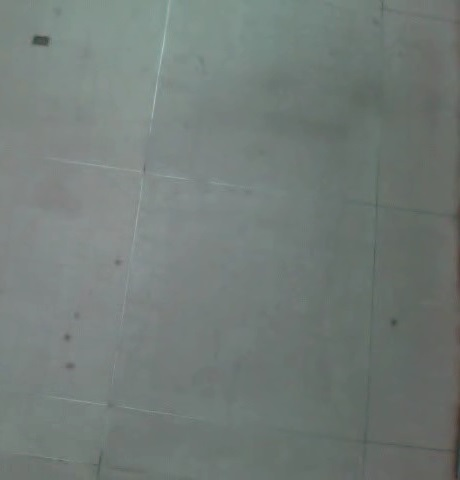
#> input picture deneme_bos.jpeg, 460 x 480 px, found by its file name
$ python GirenCikanSayma.py
#> lines starting #> are read from the running program, lines starting #| are printed output that depends on the picture; after the words box and inside, x2 and y2 are one past the last pixel; in counts of white or black regions, pixels touching at a corner belong together
#      JGPGGGGGGGGGGGGGGGGGGGGGGGGGGGGGGGGGGGGGGGPPY
#      YBB?77!!!!!!!!!!!!!!!!!!777!!!!!!!!!!!!77?BB5
#      YBG. :!!!!!!!!!!!!!!!!!!  ^!!!!!!!!!!!!^ :GB5
#      YBG: ?#BBBBBBBBBBBBBBBBG. J#BBBBBBBBBB#J :GB5
#      YBG: ?BBBBBBBBBBBBBBBBBG. JBBBBBBBBBBBBJ :GB5
#      YBG: ?BBBBBBGPPPPPPPPBBG. JBBBBBBBBBBBBJ :GB5
#      YBG: ?BBBBBBY       .GBG. JBBBBBBBBBBBBJ :GB5
#      YBG: ?BBBBBBJ       .GBG. J#BBBBBBBBBB#J :GB5
#      YBG: ?BBBBBBJ       .GBG. !JJJJJJJJJJJJ! :GB5
#      YBG: ?BBBBBB5^^^^^^^~GBG!^^^^^^^^^^^^^^: :GB5
#      YBG: 7BGGGGGGBBBBBBBBBBBBBBBBBBBBBBBBBBJ :GB5
#      YBG: .::::::::::::::^GBG^:::::::YBBBBBBJ .GB5
#      YBG: !5YYYYYYYYYY57 .PBG.       JBBBBBBJ .GB5
#      YBG: ?#BBBBBBBBBB#Y .PBG.       JBBBBBBJ .GB5
#      YBG: ?BBBBBBBBBBBBY .PBG:.......JBBBBBBJ .GB5
#      YBG: ?BBBBBBBBBBBBY .PBBGGGGGGGGGBBBBBBJ .GB5
#      YBG: ?BBBBBBBBBBBBY .PBBBBBBBBBBBBBBBBBJ .GB5
#      YBG: ?#BBBBBBBBBB#Y .GBBBBBBBBBBBBBBBB#J .GB5
#      YBG. :~~~~~~~~~~~~:  ^~~~~~~~~~~~~~~~~~: .GB5
#      YBBJJJ?????????????JJ???????????????????JJBB5
#      ?5555555555555555555555555555555555555555555?

#       FIRAT ÜNİVERSİTESİ BİLGİSAYAR MÜHENDİSLİĞİ
#       195260063 UĞUR CAN


import cv2          #Görüntü işleme için OpenCV kütüphanesini import ediyorum.


Kayit = cv2.VideoCapture('C:/Users/ugurc/Desktop/deneme.mp4')
Bos_goruntu = cv2.imread('C:/Users/ugurc/Desktop/deneme_bos.jpeg')
#> Bos_goruntu is the input picture: shape (480, 460, 3); mean B, G, R 119.8, 123.6, 114.5

contour_eski = [] # contour_guncel listesini de ileriki aşamalara çektim. Detayları o kısımda.
fgbg = cv2.bgsegm.createBackgroundSubtractorMOG() #Bu kod, OpenCV'nin MOG (Mixture of Gaussians) arka plan çıkarıcısı nesnesini oluşturur.
fgmask = fgbg.apply(Bos_goruntu)
#> fgmask: shape (480, 460); every value is 0
sayac = 0
Girenler,Cikanlar = 0,0

while(Kayit.isOpened()):

        oynatici, frame = Kayit.read()
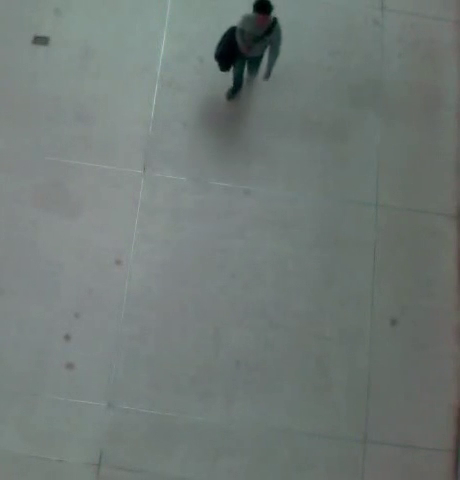
#> input picture frame 49 of deneme.mp4, 460 x 480 px
#> frame is the input picture: shape (480, 460, 3); mean B, G, R 118.2, 121.6, 112.5
        Cizgi = frame.shape[0] * 253 // 480
#> Cizgi = 253
        fgmask = fgbg.apply(frame)
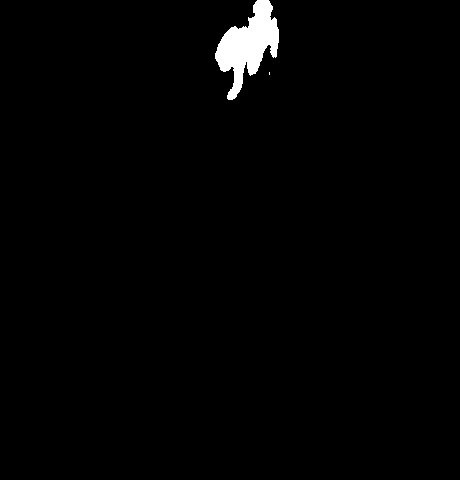
#> fgmask: shape (480, 460); 1.4% white; 2 white regions (1 under 20 px), largest, box (x1, y1, x2, y2) and area: (215, 0, 279, 100) 3074
        #  (foreground mask): Arka plan çıkarımı (background subtraction) algoritması kullanılarak,önceki karelerden farklı olarak, ön planda yer alan objeleri gösteren binary maske.

        thresh = cv2.dilate(fgmask, None, iterations=1)
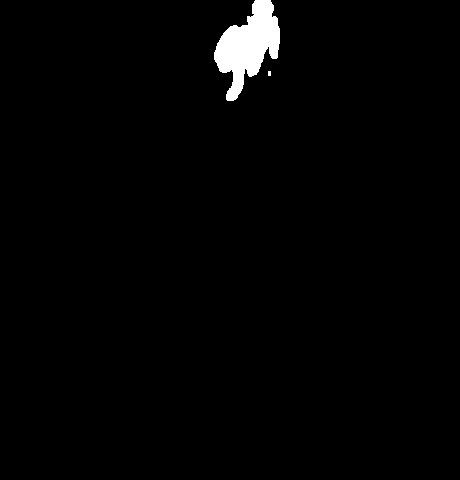
#> thresh: shape (480, 460); 1.6% white; 2 white regions (1 under 20 px)
        #  Binary eşikleme (thresholding) işlemi uygulanarak, fgmask üzerindeki gürültüleri kaldırmak ve daha net konturlar elde etmek için kullanılan maske.

        cnts = cv2.findContours(thresh.copy(), cv2.RETR_EXTERNAL,cv2.CHAIN_APPROX_SIMPLE)[-2]
#> cnts = 2 contours, 1 with area under 20; largest, box (x1, y1, x2, y2) and area: (214, 0, 280, 101) 3342
        #  thresh maskesi üzerindeki nesnelerin kontürlerini (outline) temsil eden Koordinatların listesi.

        contour_guncel = [] #  Bu satırda, contour_guncel listesi her kare için güncellenen bir liste olduğu için, her döngüde başlangıçta boş bir liste olarak tanımlanır.
                #  Bu, daha önceki karelerdeki konturları tutan contour_eski listesinden ayrı tutulur.
                #  Sonraki döngüde, contour_guncel listesi güncellendiğinde, önceki karelerdeki konturları saklamak için ayrılan contour_eski listesi,
                #  mevcut contour_guncel listesine eşitlenir ve böylece sonraki kare için önceki konturlar saklanır.


#-------------------------------------------------------------------------------
        for c in cnts:

            if cv2.contourArea(c) < 800:
                continue

            (x, y, w, h) = cv2.boundingRect(c)
            cv2.rectangle(frame, (x, y), (x + w, y + h), (0, 255, 0), 2)

            contour_guncel.append([x,y])
#> this loop made 2 passes
#> c on pass 1: [[268, 71], [268, 75], [270, 75], [270, 71]]
#> (x, y, w, h) on pass 2: (214, 0, 66, 101)
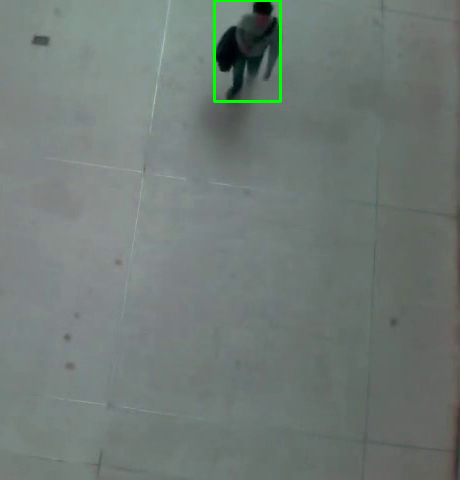
#> frame: shape (480, 460, 3); 0.42% of pixels changed, all inside (x1, y1, x2, y2) = (213, 0, 282, 103)
#> after the loop, contour_guncel = [[214, 0]]


        if ( len(contour_eski) == 0 or len(contour_guncel) == 0 ):
            contour_eski = contour_guncel
#> contour_eski = [[214, 0]]
            continue
 #  Bu döngüde, cv2.findContours fonksiyonu tarafından bulunan tüm konturları döngüye sokar.
 #  Konturun alanı 800'den küçükse, yani yetersiz bir alana sahipse döngüyü atlar ve bir sonraki kontura geçer.
 #  Daha sonra, konturun etrafına bir dikdörtgen çizilir ve bu dikdörtgenin sol üst köşesi (x,y) ve sağ alt köşesi (x+w,y+h) olarak kaydedilir.
 #  Son olarak, contour_guncel listesine dikdörtgenin sol üst köşesinin koordinatları eklenir. Eğer contour_eski listesi boş ise veya contour_guncel listesi boş ise,
 #  contour_eski listesi contour_guncel listesi ile değiştirilir ve döngü devam eder.
 #------------------------------------------------------------------------------


        en_yakin_contour_listesi = []

        for i in range ( len(contour_guncel) ):

            minimum = 10000000 #bu değeri videoya göre deneme yanılma yoluyla yazdım, değiştirebilirsiniz.
# Eğer 69. satırdaki "if cv2.contourArea(c) < 800:" koşulu doğruysa, yani kontur alanı 800'den küçükse, o zaman bu konturu çıkarırız ve bu nedenle minimum alan
# değerini güncellemek için 93. satırdaki "minimum = 10000000" ifadesine gerek yoktur. Ancak, 69. satırdaki koşul yanlışsa, yani kontur alanı 800 veya daha büyükse,
# o zaman minimum alan değerini belirlemek için 93. satırdaki "minimum = 10000000" ifadesi gereklidir. Bu nedenle, minimum alan değeri hesaplanmadan önce kontur
# alanının koşulu karşılayıp karşılamadığını kontrol etmek önemlidir.
            for k in range ( len(contour_eski) ):

                fark_x = contour_guncel[i][0] - contour_eski[k][0]
                fark_y = contour_guncel[i][1] - contour_eski[k][1]

                mesafe = fark_x * fark_x + fark_y * fark_y

                if ( mesafe < minimum ):
                    minimum =  mesafe
                    enyakincontour = k

            en_yakin_contour_listesi.append(enyakincontour)


        for i in range ( len(contour_guncel) ):

            y_onceki = contour_eski[en_yakin_contour_listesi[i]][1]

            if ( contour_guncel[i][1] < Cizgi and y_onceki > Cizgi ):
                Cikanlar = Cikanlar + 1

            if ( contour_guncel[i][1] > Cizgi and y_onceki < Cizgi ):
                Girenler = Girenler + 1

        contour_eski = contour_guncel

#  Mantık Şu şekildedir : Hareket yönleri, önceki ve güncel konturlar arasındaki farkların hesaplanması yoluyla belirleniyor.
# İlk olarak, güncel karedeki tüm konturlar, belirli bir alan eşiği kullanılarak sınırlayıcı çerçevelere dönüştürülüyor.
# Daha sonra, önceki ve güncel karedeki kontur listeleri arasında eşleşme sağlamak için, her bir güncel konturun önceki karedeki hangi kontura en yakın
# olduğu hesaplanıyor.
# Bu hesaplama, öklid mesafesi kullanarak yapılmaktadır. Konturların önceki ve güncel karelerdeki konumları arasındaki mesafe hesaplanarak,
# en yakın önceki kontur belirlenir. Daha sonra, her bir güncel konturun önceki karedeki hangi kontura en yakın olduğu bilgisi, bir liste olarak saklanır.
# Bu listeyi kullanarak, her bir güncel konturun hareket yönü belirlenir. Eğer kontur çizginin altındaysa, o zaman nesne "çıktı" olarak kabul edilir
# ve Cikanlar değişkeni artırılır. Eğer kontur çizginin üstündeyse, nesne "girdi" olarak kabul edilir ve Girenler değişkeni artırılır.


#  İlk önce en_yakin_contour_listesi adında bir boş liste tanımlanır. Daha sonra, contour_guncel ve contour_eski adında iki farklı kontur listesi var.
#  Bu listeler, her karede tespit edilen kontur noktalarını içerir.
#  en_yakin_contour_listesi, contour_guncel ve contour_eski listeleri arasındaki minimum mesafeye sahip kontur noktalarının indekslerini içerir.
#  Bu işlem, her bir konturun önceki karedeki kontura en yakın olanı olduğunu belirlemek için yapılır.
#  Daha sonra, contour_guncel listesi içindeki kontur noktalarının yönü, önceki karedeki konturların yönü ile karşılaştırılır.
#  Kontur noktaları, belirli bir çizginin altında mı yoksa üstünde mi olduğuna göre sayıları arttırılır.
#  Son olarak, contour_eski listesi, contour_guncel listesi ile değiştirilir ve işlem bir sonraki karede tekrarlanır.


 #------------------------------------------------------------------------------

        cv2.line(frame,(0,Cizgi),(frame.shape[1],Cizgi),(0,255,255),3)
        #  cv2.line() fonksiyonu, ilk olarak frame adlı görüntü üzerinde çalıştığını belirtmektedir.
        #  İkinci parametre olarak çizginin başlangıç koordinatlarını belirtirken, (0, Cizgi) koordinatları verilmiştir.
        #  Burada Cizgi değişkeni, çizgiyi yukarıdan aşağıya doğru geçirecek olan y eksenindeki piksel konumunu temsil ediyor.
        #  Üçüncü parametre ise çizginin bitiş koordinatlarını belirtirken, frame.shape[1] değişkeni, görüntünün genişliğini temsil etmektedir.
        #  Dördüncü parametre olarak seçilen (0, 255, 255) rengi ise çizginin sarı renkte olmasını sağlayacaktır.
        #  Son olarak, çizginin kalınlığını belirlemek için 3 değeri verilmiştir.

        cv2.putText(frame, "Giren: " + str(Girenler) ,(10,50),cv2.FONT_HERSHEY_SIMPLEX,1,(255,255,255),2)
        cv2.putText(frame, "Cikan: " + str(Cikanlar) ,(10,100),cv2.FONT_HERSHEY_SIMPLEX,1,(0,0,255),2)


        cv2.imshow('Kamera',frame)  #  Kamera adlı bir pencere açıp yapılanları izleyelim.
        cv2.imshow('Arkaplan Cikartmasi',fgmask)  #  Bu satırı yöntem görülsün diye ekledim, kullanıcılar bu satırı kaldırabilirler.


        k = cv2.waitKey(30) #  Kareler arasındaki geçiş süresi 30 milisaniye olarak alındı.
        if k == 27:  #  ESC tuşu ile çıkış yapılır.
            break


Kayit.release()
cv2.destroyAllWindows()
